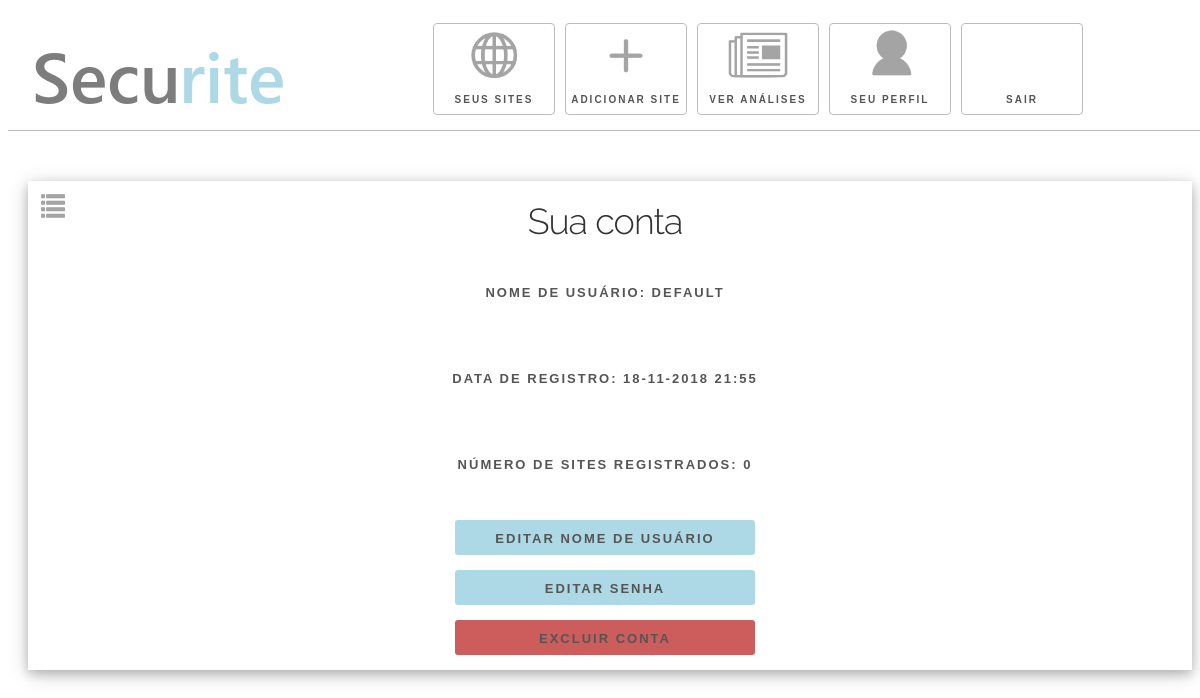
Page /account_details/ (signed in) on the earlier database version.
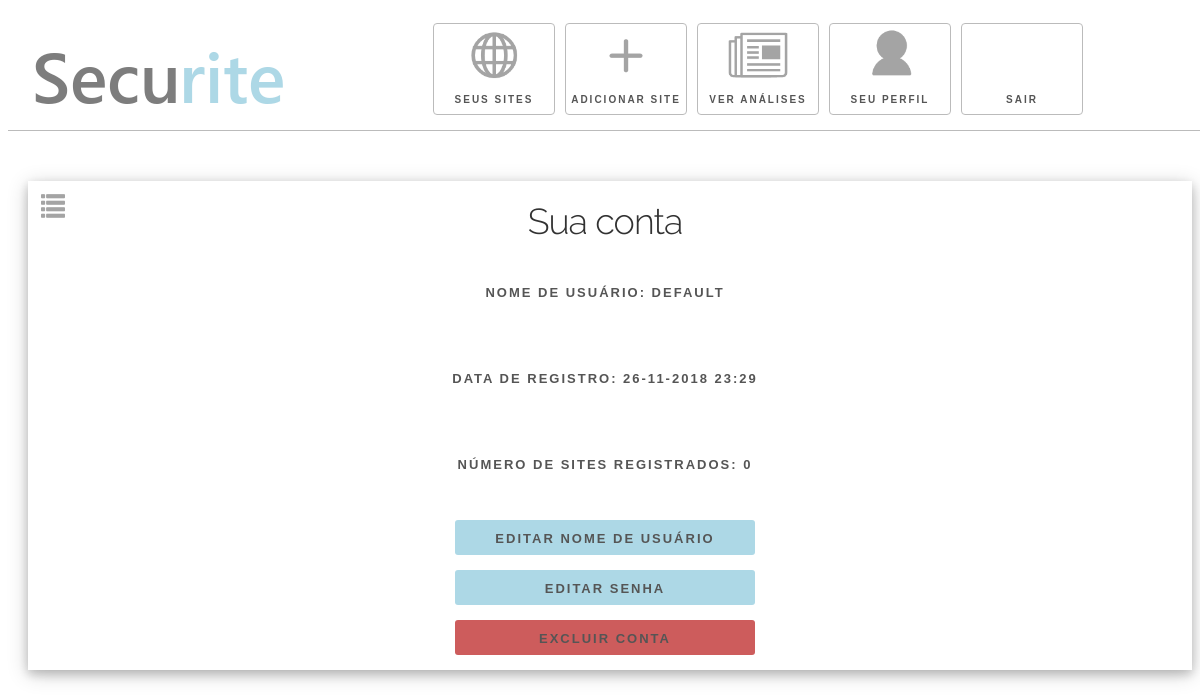
Same page on the later database version.
### run_project.py (models this page shows)
class User(db.Model):
    id = db.Column('id', db.Integer, primary_key=True)
    username = db.Column('username', db.String(40))
    password = db.Column('password', db.String(30))
    joined_at = db.Column('joined_at', db.String(30))
    registered_websites_path = db.Column('registered_websites_path', db.String(50))

### run_project.py (the view)
@server.route('/account_details/')
def account_details():
    if session.get('user') != None:
        user = User.query.filter_by(id=session.get('user')).first()
        update_success = request.args.get('update_success')
        update_error = request.args.get('update_error')
        update_exception = request.args.get('update_exception')
        with open(json_users, 'r') as f:
            data = json.load(f)
            size = len(data[str(user.id)])
        return render_template('account_details.html',
                               username=user.username,
                               joined_at=user.joined_at,
                               n_registered_websites=size - 1,
                               update_success=update_success,
                               update_error=update_error,
                               update_exception=update_exception,
                               server_state=server_state,
                               recent_security_check=get_recent_security_check())
    return redirect(url_for('login', not_logged=True))

### run_project.py (called while the page is built)
def get_recent_security_check():
    with open(json_server, 'r') as f:
        data = json.load(f)
    return data['recent_security_check']

### templates/account_details.html (shortened to what this page needs)
{% extends "manager.html" %}
{% block content %}
        <div class="container right w3-card-4" style="height:80%;">
            <div class="flex_div column center">
                <h2>Sua conta</h2>
                <h4>Nome de usuário: {{username}}</h4>
                <br>
                <h4>Data de registro: {{joined_at}}</h4>
                <br>
                <h4>Número de sites registrados: {{n_registered_websites}}</h4>
                <br>
                <div class="tab-header" style="width:300px!important;border-radius:3px;margin-bottom:15px;" onclick="website_details('change_username');">
                    <h4>Editar nome de usuário</h4>
                </div>
                <div class="tab-header" style="width:300px!important;border-radius:3px;margin-bottom:15px;" onclick="website_details('change_password');">
                    <h4>Editar senha</h4>
                </div>
                <div class="tab-header" onclick="window.location.href='/delete_account/';" style="color:#ffffff;background-color:#cd5c5c;width:300px!important;border-radius:3px;margin-bottom:15px;">
                    <h4>Excluir conta</h4>
                </div>
            </div>
        </div>
{% endblock %}

Differences in the rows shown:
changed User "DEFAULT": joined_at "18-11-2018 21:55" → "26-11-2018 23:29"
